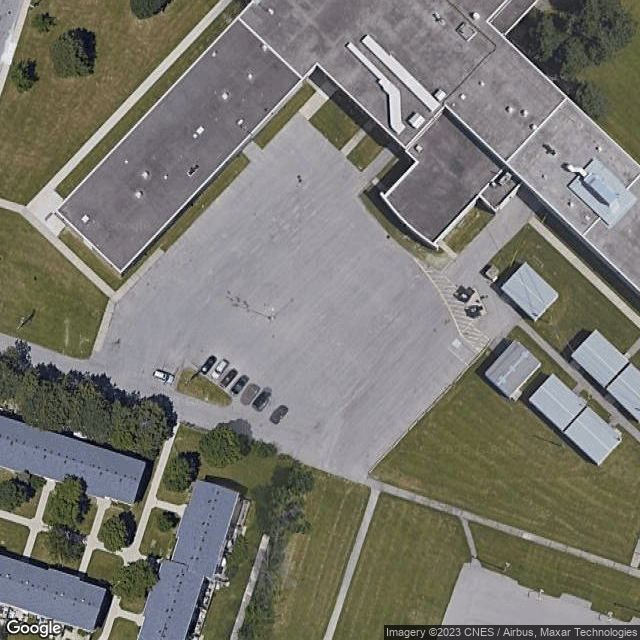
#> input picture test/ComputerVision/SattaliteImagery/TestSet/ParkingLot00.png, 640 x 640 px, given in place of ParkingLot05.png, which was not available
$ python AlgorithmWinnie.py
#> lines starting #> are read from the running program, lines starting #| are printed output that depends on the picture; after the words box and inside, x2 and y2 are one past the last pixel; in counts of white or black regions, pixels touching at a corner belong together; long printed decimals are rounded; pictures that were not available may be replaced by others from this repository, and a replacement may not be noted
#> further down, img is the input picture: shape (640, 640, 3); mean B, G, R 111.8, 119.9, 120.8
import cv2 as cv
import numpy as np
from pdb import set_trace as bp

# debug levels (0 to 3)
debug = 2

def thresholdGray(img, maxSaturation):
#> called with maxSaturation = 35
	img_hsv = cv.cvtColor(img, cv.COLOR_BGR2HSV)
#> img_hsv: shape (640, 640, 3); mean H, S, V 83.7, 43.7, 125
	#gray = cv.cvtColor(img, cv.COLOR_BGR2GRAY)
	#ret, threshRGB = cv.threshold(gray, 0, 255, cv.THRESH_BINARY_INV + cv.THRESH_OTSU)
	threshHSV = cv.inRange(img_hsv, (0, 0, 0), (180, maxSaturation, 255))
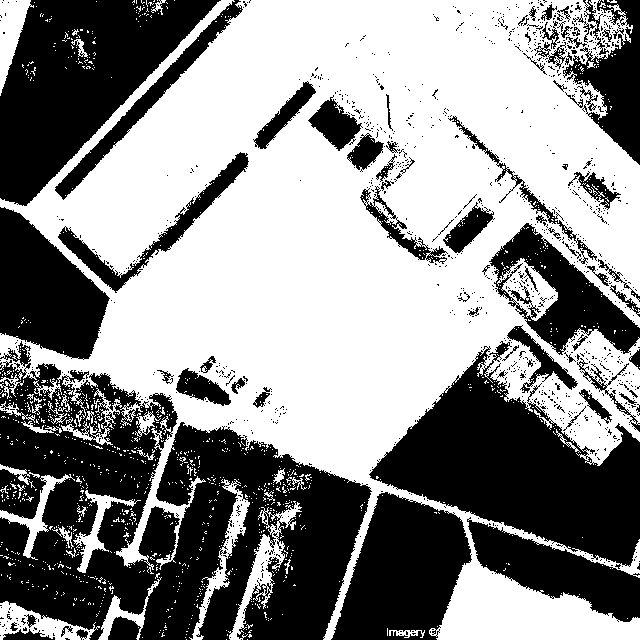
#> threshHSV: shape (640, 640); 55.2% white; 1071 black regions (990 under 20 px), largest, box (x1, y1, x2, y2) and area: (0, 341, 372, 640) 62119, (369, 341, 640, 569) 28555, (0, 0, 221, 206) 23354

	# close original image to remove noise
	closedImg = cv.morphologyEx(threshHSV, cv.MORPH_CLOSE, np.ones((3,3), np.uint8), iterations = 3)
#> closedImg: shape (640, 640); 62.7% white; 56 black regions, largest, box (x1, y1, x2, y2) and area: (373, 366, 640, 564) 27096, (0, 0, 217, 205) 22413, (333, 494, 470, 640) 13412

	return threshHSV, closedImg

def applyWatershed(origImg, threshImg):
	# noise removal
	kernel = np.ones((3,3),np.uint8)
	kernel5 = np.ones((6,6), np.uint8)
	opening = cv.morphologyEx(threshImg,cv.MORPH_OPEN,kernel5, iterations = 2)
#> opening: shape (640, 640); 59.1% white; 17 black regions, largest, box (x1, y1, x2, y2) and area: (0, 368, 640, 640) 106009, (0, 0, 227, 360) 41463, (495, 231, 640, 389) 7729
	# sure background area
	sure_bg = cv.dilate(opening,np.ones((12,12), np.uint8), iterations=4)
#> sure_bg: shape (640, 640); 87.7% white; 11 black regions (2 under 20 px), largest, box (x1, y1, x2, y2) and area: (278, 417, 640, 640) 31910, (0, 43, 176, 331) 13760, (0, 528, 106, 604) 2290
	# Finding sure foreground area
	#dist_transform = cv.distanceTransform(opening,cv.DIST_L2,5)
	#ret, sure_fg = cv.threshold(dist_transform,0.7*dist_transform.max(),255,0)
	closing = cv.morphologyEx(threshImg,cv.MORPH_CLOSE,kernel5, iterations = 2)
#> closing: shape (640, 640); 65.8% white; 44 black regions, largest, box (x1, y1, x2, y2) and area: (379, 372, 640, 565) 26750, (0, 0, 218, 205) 22455, (336, 497, 472, 640) 13218
	sure_fg = cv.erode(closing,np.ones((9,9), np.uint8),iterations=4)
#> sure_fg: shape (640, 640); 40.4% white; 6 white regions (1 under 20 px), largest, box (x1, y1, x2, y2) and area: (0, 0, 640, 467) 155907, (543, 353, 640, 440) 4834, (460, 588, 640, 640) 4121, (0, 621, 50, 640) 432, (0, 0, 12, 50) 275
	# Finding unknown region
	sure_fg = np.uint8(sure_fg)
	unknown = cv.subtract(sure_bg,sure_fg)
#> unknown: shape (640, 640); 47.3% white; 6 white regions, box (x1, y1, x2, y2) and area: (0, 203, 640, 640) 110657, (0, 0, 234, 375) 41238, (166, 76, 398, 244) 16304, (418, 537, 640, 640) 13878, (570, 0, 640, 178) 8742, (416, 484, 471, 539) 3025

	if debug >= 2:
		cv.imshow('bg', sure_bg)
		cv.imshow('fg', sure_fg)

	# Marker labelling
	ret, markers = cv.connectedComponents(sure_fg)
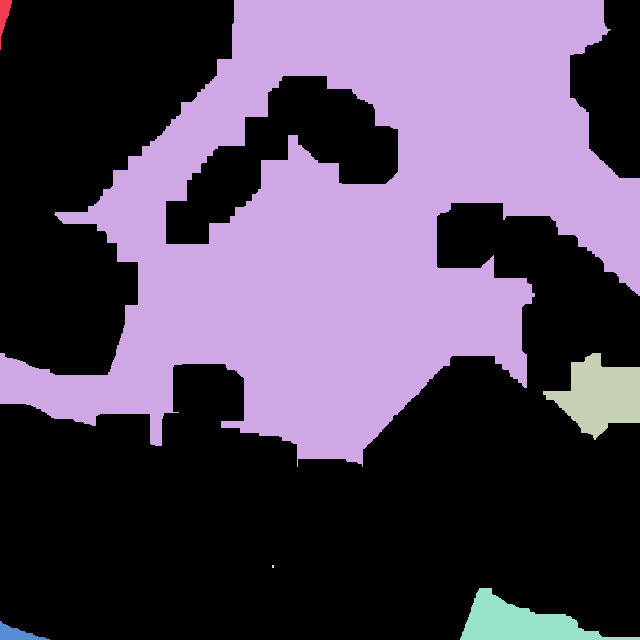
#> markers: shape (640, 640) int32; 7 distinct labels, from 0 to 6; one colour per label, 0 black
#> ret = 7
	# Add one to all labels so that sure background is not 0, but 1
	markers = markers+1
#> markers: shape (640, 640) int32; 7 distinct labels, from 1 to 7
	# Now, mark the region of unknown with zero
	markers[unknown==255] = 0
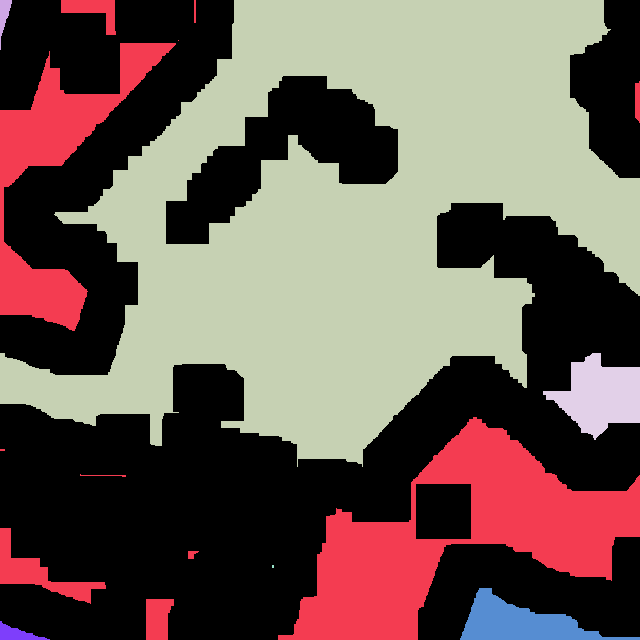
#> markers: shape (640, 640) int32; 8 distinct labels, from 0 to 7; one colour per label, 0 black
	markers = cv.watershed(origImg, markers)
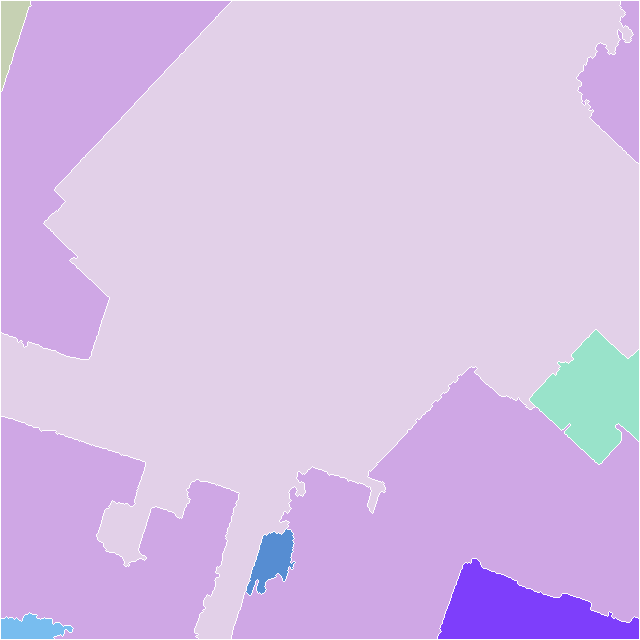
#> markers: shape (640, 640) int32; 8 distinct labels, from -1 to 7; one colour per label, 0 black, -1 white
	origImg[markers == -1] = [255,0,0]
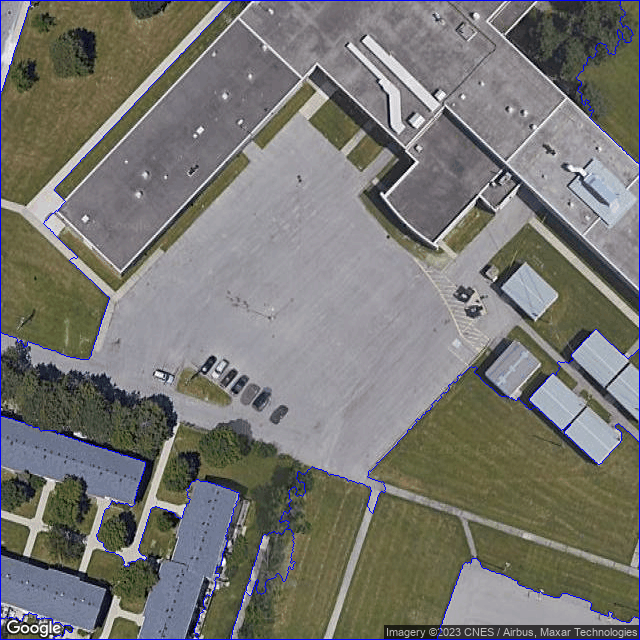
#> origImg: shape (640, 640, 3); 1.33% of pixels changed, all inside (x1, y1, x2, y2) = (0, 0, 640, 640)

	return img, markers

def calcWhiteAreaInContour(contour, threshImg):
	# check all pixels if inside contour
	# if inside, check corresponding pixel on original thresholded image
	# find combined area of white blobs (parking lot) within original thresholded image, bounded by contour
	whiteArea = 0
	for i in range(0, threshImg.shape[0]):
		for j in range(0, threshImg.shape[1]):
			# (x,y)
			pt = (j, i)
			# returns 1 if inside, 0 if on contour, -1 if outside
			within = cv.pointPolygonTest(contour, pt, False)
			if within == 0 or within == 1:
				whiteArea += threshImg[i,j]/255

	# calc percetange area of contour that is white (parking lot)
	return whiteArea / cv.contourArea(contour)

def findLargestParkingContour(markers, threshImg, areaThreshold):
	# contouring
	#binaryImg = threshHSV;
#> called with areaThreshold = 0.6
	binaryImg = np.zeros((threshImg.shape[0], threshImg.shape[1], 1), np.uint8)
	binaryImg[markers == -1] = 255
	contours, hier = cv.findContours(binaryImg, cv.RETR_TREE, cv.CHAIN_APPROX_SIMPLE)
	cv.drawContours(binaryImg, contours, -1, 150, 1)

	# get largest contour
	maxArea = 0
	maxContour = contours[0]
	for cnt in contours:
		area = cv.contourArea(cnt)
		#if area == 11410:
		#	bp()
		if area == ( (binaryImg.shape[0]-1) * (binaryImg.shape[1]-1) ):
			# contour is around the whole image
			continue
		# checks if contour is surrounding parking lot area or non-parking lot area
		if area > maxArea:
			percentageArea = calcWhiteAreaInContour(cnt, threshImg)
			if debug >= 2:
				print("Percentage area = " + str(percentageArea))
			if (percentageArea >= areaThreshold):
				maxArea = area
				maxContour = cnt
		# debugging for displaying all contours
		if debug == 3:
			tempImg = np.zeros((threshImg.shape[0], threshImg.shape[1], 1), np.uint8)
			cv.drawContours(tempImg, [cnt], 0, 255, 3)
			cv.imshow("currentContour", tempImg)
			cv.waitKey(0)
#> this loop made 11 passes
#> percentageArea on passes 2, 3, 5, 6, 9: 0.902, 1.02, 0.281, 0.112, 0.882
#| Percentage area = 0.9018
#| Percentage area = 1.021
#| Percentage area = 0.281
#| Percentage area = 0.1117
#| Percentage area = 0.8817
#> after the loop, maxArea = 241114.5; maxContour = contour of 1139 points, box (x1, y1, x2, y2) (0, 0, 640, 640), area 241114; percentageArea = 0.882

	if debug:
		cv.drawContours(binaryImg, [maxContour], 0, 255, 3)
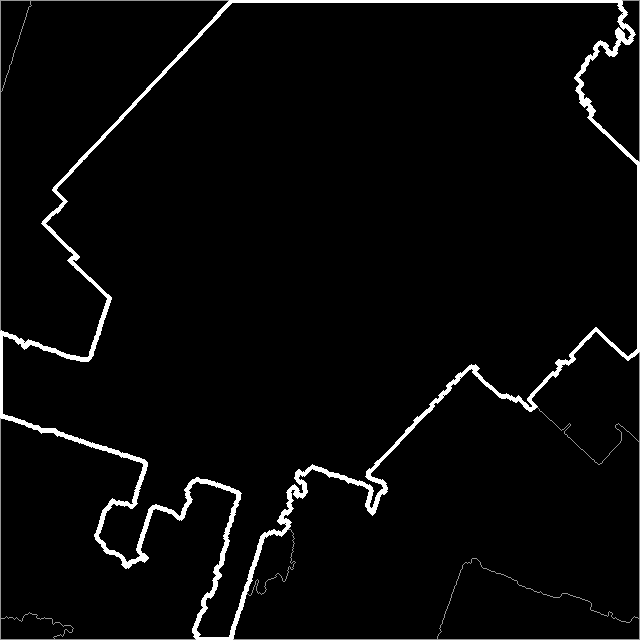
#> binaryImg: shape (640, 640, 1); min 0, max 255, mean 8.7
		cv.imshow("maxContour", binaryImg)

	return maxContour


if __name__ == '__main__':
	# Hue = [0, 180]
	# Saturation = [0, 255]
	# Value = [0, 255]
	maxSaturation = 35		# 30
	areaThreshold = 0.6

	#for i in range(0, 30):
	for i in {5}:
		img = cv.imread("SattaliteImagery\\TestSet\\ParkingLot" + str(i).zfill(2) + ".png")

		# bad images = 8, 9, 12, 13, 20, 21, 23, 24, 25, 26, 27, 28, 29
		# FP = 00, 05

		# thresholds by HSV values to extract gray regions
		# closedImg features an additional Closing operation to remove noise
		threshHSV, closedImg = thresholdGray(img, maxSaturation)

		if debug:
			cv.imshow('hsvThresh', threshHSV)
			cv.imshow("close", closedImg)

		# applies watershed segmentation to get boundaries
		img, markers = applyWatershed(img, closedImg)

		if debug:
			cv.imshow("imgShed", img)

		# finds the largest contour of the parking lot
		maxContour = findLargestParkingContour(markers, closedImg, areaThreshold)

		if debug:
			threshHSV_rgb = cv.cvtColor(threshHSV, cv.COLOR_GRAY2BGR)
			cv.drawContours(threshHSV_rgb, [maxContour], 0, (0, 255, 0), 3)
#> threshHSV_rgb: shape (640, 640, 3); mean B, G, R 136.2, 144, 136.2
			cv.imshow("hsvThresh", threshHSV_rgb);

		# output display
		cv.drawContours(img, [maxContour], 0, (0, 255, 0), 3)
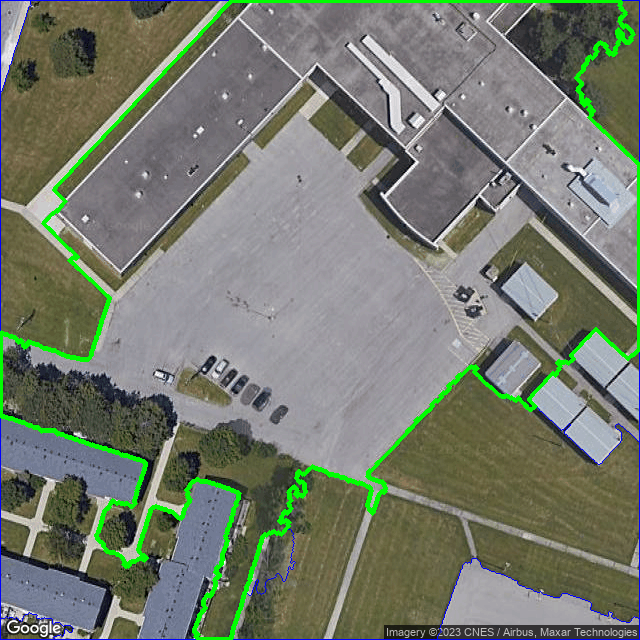
#> img: shape (640, 640, 3); 3.06% of pixels changed, all inside (x1, y1, x2, y2) = (0, 0, 640, 640)
		cv.imshow("parkinglotSeg", img)

		cv.waitKey(0)

$ run again, on test/ComputerVision/SattaliteImagery/TestSet/ParkingLot05.png
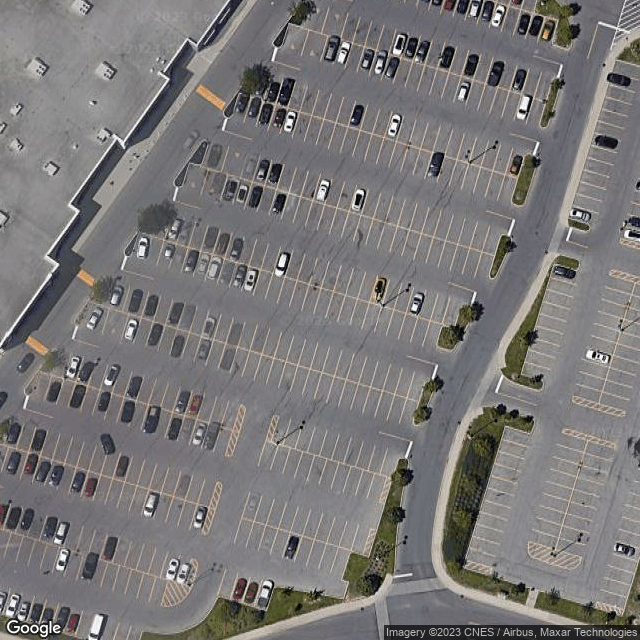
#> input picture test/ComputerVision/SattaliteImagery/TestSet/ParkingLot05.png, 640 x 640 px, found by its file name
#> img is the input picture: shape (640, 640, 3); mean B, G, R 119.6, 119.5, 121.7
#> img_hsv: shape (640, 640, 3); mean H, S, V 73.8, 18, 124.1
#> threshHSV: shape (640, 640); 90.1% white; 1762 black regions (1617 under 20 px), largest, box (x1, y1, x2, y2) and area: (141, 459, 414, 640) 7665, (441, 404, 534, 605) 6472, (534, 560, 640, 631) 2167
#> closedImg: shape (640, 640); 95.1% white; 32 black regions, largest, box (x1, y1, x2, y2) and area: (443, 407, 532, 604) 5425, (143, 588, 336, 640) 3658, (536, 593, 630, 628) 1463
#> opening: shape (640, 640); 94.9% white; 24 black regions (1 under 20 px), largest, box (x1, y1, x2, y2) and area: (445, 409, 640, 630) 7715, (145, 581, 338, 640) 3953, (346, 462, 409, 601) 2925
#> sure_bg: shape (640, 640); every value is 255
#> closing: shape (640, 640); 96.7% white; 23 black regions, largest, box (x1, y1, x2, y2) and area: (180, 601, 264, 640) 1873, (473, 409, 514, 466) 1331, (539, 596, 609, 627) 1189
#> sure_fg: shape (640, 640); 85.8% white; 6 black regions, box (x1, y1, x2, y2) and area: (430, 393, 640, 640) 22342, (164, 463, 421, 640) 18059, (425, 293, 546, 392) 7758, (185, 60, 275, 116) 4133, (533, 0, 590, 63) 3285, (502, 158, 549, 214) 2574
#> ret = 3
#> in applyWatershed, `markers = cv.watershed(origImg, markers)`:
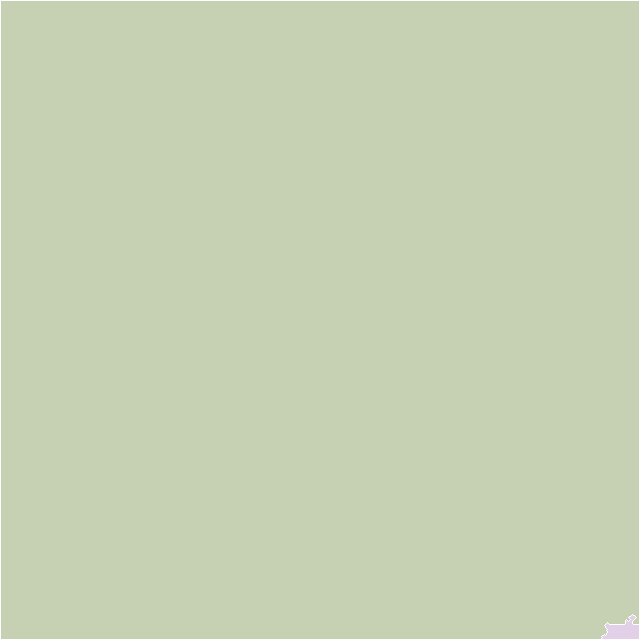
#> markers: shape (640, 640) int32; 3 distinct labels, from -1 to 3; one colour per label, 0 black, -1 white
#> origImg: shape (640, 640, 3); 0.64% of pixels changed, all inside (x1, y1, x2, y2) = (0, 0, 640, 640)
#> the loop in findLargestParkingContour, `for cnt in contours:` made 3 passes
#> percentageArea on passes 2 to 3: 0.954, 0.954
#> (printed output is left out)
#> after the loop in findLargestParkingContour, `for cnt in contours:`: maxArea = 407740.5; maxContour = contour of 42 points, box (x1, y1, x2, y2) (0, 0, 640, 640), area 407740; percentageArea = 0.954
#> `cv.drawContours(img, [maxContour], 0, (0, 255, 0), 3)`:
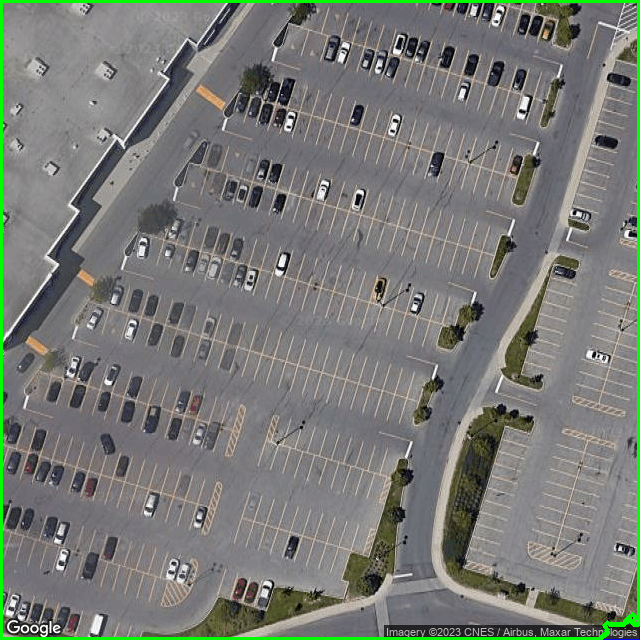
#> img: shape (640, 640, 3); mean B, G, R 117.5, 122.3, 119.6
